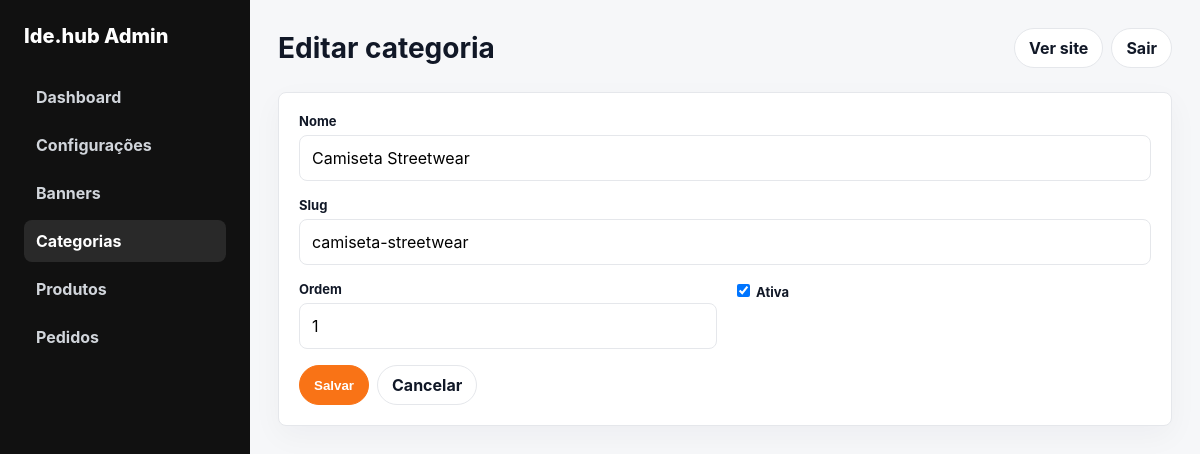
Page /admin/categories/edit.php?id=1 (signed in) on the committed database.
### tables this page shows
CREATE TABLE IF NOT EXISTS categories (
  id INT UNSIGNED AUTO_INCREMENT PRIMARY KEY,
  name VARCHAR(160) NOT NULL,
  slug VARCHAR(180) NOT NULL UNIQUE,
  display_order INT NOT NULL DEFAULT 0,
  active TINYINT(1) NOT NULL DEFAULT 1,
  created_at TIMESTAMP DEFAULT CURRENT_TIMESTAMP,
  updated_at TIMESTAMP DEFAULT CURRENT_TIMESTAMP ON UPDATE CURRENT_TIMESTAMP,
  INDEX idx_categories_active_order (active, display_order)
);

### config/database.php (called while the page is built, shortened)
<?php
function db(): PDO
{
    static $pdo = null;
    if ($pdo instanceof PDO) {
        return $pdo;
    }
    $dsn = sprintf('mysql:host=%s;dbname=%s;charset=%s', DB_HOST, DB_NAME, DB_CHARSET);
    $pdo = new PDO($dsn, DB_USER, DB_PASS, [
        PDO::ATTR_ERRMODE => PDO::ERRMODE_EXCEPTION,
        PDO::ATTR_DEFAULT_FETCH_MODE => PDO::FETCH_ASSOC,
        PDO::ATTR_EMULATE_PREPARES => false,
    ]);
    return $pdo;
}

### models/Category.php (called while the page is built, shortened)
<?php
require_once __DIR__ . '/../config/database.php';
final class Category
{
    public static function find(int $id): ?array
    {
        $stmt = db()->prepare('SELECT * FROM categories WHERE id = ?');
        $stmt->execute([$id]);
        $category = $stmt->fetch();
        return $category ?: null;
    }
}

### includes/helpers.php (called while the page is built, shortened)
<?php
function e(?string $value): string
{
    return htmlspecialchars((string) $value, ENT_QUOTES, 'UTF-8');
}
function app_base_url(): string
{
    $scriptName = trim((string) ($_SERVER['SCRIPT_NAME'] ?? ''), '/');
    $segments = $scriptName === '' ? [] : explode('/', $scriptName);
    $firstSegment = $segments[0] ?? '';
    return '';
}
function app_url(string $path = ''): string
{
    $base = app_base_url();
    $cleanPath = '/' . ltrim($path, '/');
    return $base . ($cleanPath === '/' ? '' : $cleanPath);
}

### admin/categories/edit.php (the view, shortened to what this page needs)
<?php
require_once __DIR__ . '/../../models/Category.php';
$id = (int) ($_GET['id'] ?? 0);
$category = Category::find($id);
require __DIR__ . '/../../includes/layout/header.php';
?>
<form class="card" method="post">
    <div class="form-row"><label>Nome</label><input name="name" required value="<?= e($category['name']) ?>"></div>
    <div class="form-row"><label>Slug</label><input name="slug" value="<?= e($category['slug']) ?>"></div>
    <div class="grid grid-2">
        <div class="form-row"><label>Ordem</label><input type="number" name="display_order" value="<?= e((string) $category['display_order']) ?>"></div>
        <div class="form-row"><label><input style="width:auto" type="checkbox" name="active" <?= !empty($category['active']) ? 'checked' : '' ?>> Ativa</label></div>
    </div>
    <div class="actions"><button class="btn btn-primary" type="submit">Salvar</button><a class="btn" href="<?= e(app_url('/admin/categories/index.php')) ?>">Cancelar</a></div>
</form>
<?php require __DIR__ . '/../../includes/layout/footer.php'; ?>

### includes/layout/header.php (style rules this page uses)
:root { --orange: #f97316; --ink: #111827; --muted: #6b7280; --line: #e5e7eb; --bg: #f6f7f9; }
* { box-sizing: border-box; }
body { margin: 0; font-family: Inter, ui-sans-serif, system-ui, -apple-system, BlinkMacSystemFont, "Segoe UI", sans-serif; color: var(--ink); background: var(--bg); }
a { color: inherit; text-decoration: none; }
.card { background: #fff; border: 1px solid var(--line); border-radius: 8px; padding: 20px; box-shadow: 0 10px 30px rgba(15,23,42,.04); }
.grid { display: grid; gap: 16px; }
.grid-2 { grid-template-columns: repeat(2, minmax(0, 1fr)); }
.btn { display: inline-flex; align-items: center; justify-content: center; min-height: 40px; padding: 0 14px; border-radius: 999px; border: 1px solid var(--line); background: #fff; cursor: pointer; font-weight: 750; }
.btn-primary { border-color: var(--orange); background: var(--orange); color: #fff; }
.actions { display: flex; gap: 8px; flex-wrap: wrap; }
input, textarea, select { width: 100%; padding: 12px; border: 1px solid var(--line); border-radius: 8px; font: inherit; background: #fff; }
label { display: block; margin-bottom: 6px; font-size: 13px; font-weight: 750; }
.form-row { margin-bottom: 16px; }

### rows in the picture
categories: name "Camiseta Streetwear", slug "camiseta-streetwear", display_order "1", active "☑"

### other values in the picture
$pageTitle "Editar categoria"
